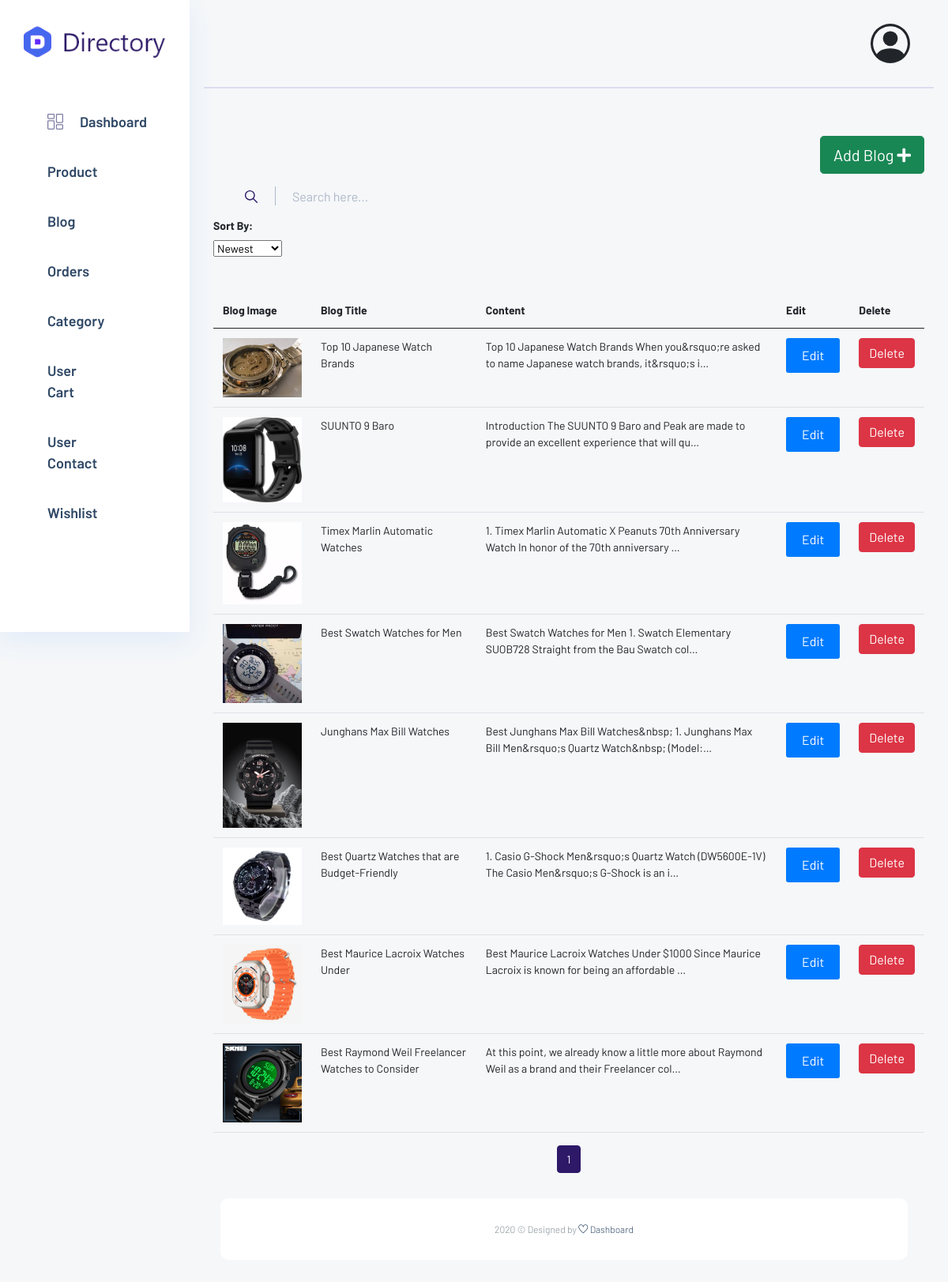
Screenshot of /app2/blog_post/ (signed in) with the database file from the repository.
### app/models.py (models this page shows, shortened)
class BlogPost(models.Model):
    title = models.CharField(max_length=200,verbose_name="Blog Post Title")
    slug = models.SlugField( max_length=55, verbose_name="Blog Post Slug", unique=True)
    content = RichTextField()
    image = models.ImageField(upload_to='blog', blank=True, null=True)
    publish_date = models.DateTimeField(auto_now=True)
    uploader = models.ForeignKey(User, on_delete=models.CASCADE)

### app2/views.py (the view)
# urls.py: path('blog_post/', views.BlogPostListView.as_view(), name='blog_post_list'),
@method_decorator([login_required(login_url='app2:app2login'), superadmin_required], name='dispatch')
class BlogPostListView(View):
    def get(self, request):
        search_query = request.GET.get('q')
        sort_by = request.GET.get('sort_by', '-publish_date')
        page_number = request.GET.get('page', 1)
        blog_posts = BlogPost.objects.all()
        if search_query:
            blog_posts = blog_posts.filter(
                Q(title__icontains=search_query) |
                Q(content__icontains=search_query)
            )
        blog_posts = blog_posts.order_by(sort_by)
        paginator = Paginator(blog_posts, 10)
        page = paginator.get_page(page_number)
        return render(request, 'app2/blog_post_list.html', {'page': page})

### app/context_preprocessors.py (called while the page is built)
def store_menu(request):
    categories = Category.objects.filter(is_active=True)
    context = {
        'categories_menu': categories,
    }
    return context

def cart_menu(request):
    if request.user.is_authenticated:
        cart_items= Cart.objects.filter(user=request.user)
        context = {
            'cart_items': cart_items,
        }
    else:
        context = {}
    return context

def wishlist_count(request):
    if request.user.is_authenticated:
        wishlist_items = WishlistItem.objects.filter(user=request.user)
        wishlist_count = wishlist_items.count()
    else:
        wishlist_count = 0
    return {'wishlist_count': wishlist_count}

def social_links(request):
    links = SocialMediaLink.objects.all()
    return {'social_media_links': links}

def contact_info(request):
    contact_info = ContactInfo.objects.first()
    return {'contact_info': contact_info}

### app2/context_preprocessors.py (called while the page is built)
def user_info(request):
    user = request.user
    return {'user_info': user}

### app2/templates/app2/blog_post_list.html (shortened to what this page needs)
{% extends 'app2/base.html' %}
{% load static %}
{% block content %}
<div class="main_content_iner">
    <div class="container-fluid p-0 sm_padding_15px">
        <div class="add_button" style="text-align: right;">
            <a href="{% url 'app2:add_edit_blog_post' %}" class="btn btn-success btn-circle btn-lg">
                Add Blog <i class="fa fa-plus"></i>
            </a>
        </div>
        <div class="row justify-content-center">
            <div class="col-12">
                <div class="row">
                    <div class="col-12">
                        <div class="serach_field-area">
                            <div class="search_inner">
                                <form method="get" action="{% url 'app2:blog_post_list' %}">
                                    <div class="search_field">
                                        <input type="text" name="q" value="{{ request.GET.q }}" placeholder="Search here...">
                                    </div>
                                    <button type="submit"> <img src="{% static 'app2/img/icon/icon_search.svg' %}" alt>
                                    </button>
                                </form>
                            </div>
                        </div>
                        <div class="sort_area">
                            <form method="get" action="{% url 'app2:blog_post_list' %}">
                                <div class="form-group">
                                    <label for="sort_by">Sort By:</label>
                                    <select name="sort_by" id="sort_by" onchange="this.form.submit()">
                                        <option value="-publish_date" {% if request.GET.sort_by == '-publish_date' %}selected{% endif %}>Newest</option>
                                    </select>
                                </div>
                            </form>
                        </div>
                    </div>
                </div>
                <div class="row">
                    <div class="col-12">
                        <div class="table-responsive">
                            <table class="table">
                                <thead>
                                    <tr>
                                        <th>Blog Image</th>
                                        <th>Blog Title</th>
                                        <th>Content</th>
                                        <th>Edit</th>
                                        <th>Delete</th>
                                    </tr>
                                </thead>
                                <tbody>
                                    {% for blog_post in page %}
                                    <tr>
                                        <td><img src="{{ blog_post.image.url }}" alt="{{ blog_post.title }}" width="100"></td>
                                        <td>{{ blog_post.title }}</td>
                                        <td>{{ blog_post.content|striptags|truncatechars:100 }}</td>
                                        <td><a href="{% url 'app2:add_edit_blog_post' blog_post.slug %}" class="btn btn-primary">Edit</a></td>
                                        <td><a href="{% url 'app2:delete_blog_post' blog_post.slug %}" class="btn btn-danger">Delete</a></td>
                                    </tr>
                                    {% endfor %}
                                </tbody>
                            </table>
                        </div>
                    </div>
                </div>
                <div class="row">
                    <div class="col-12">
                        <div class="pagination_area">
                            <nav aria-label="Page navigation example">
                                <ul class="pagination justify-content-center">
                                    <li class="page-item active"><a class="page-link" href="?page={{ page.number }}">{{ page.number }}</a></li>
                                </ul>
                            </nav>
                        </div>
                    </div>
                </div>
            </div>
        </div>
    </div>
</div>
{% endblock %}

### app2/static/app2/css/colors/default.css (style rules this page uses)
.form-group { margin-bottom: 25px; }
label { font-weight: bold; display: block; margin-bottom: 8px; }
input[type="text"], textarea { width: 100%; padding: 10px; border: 1px solid #ccc; border-radius: 3px; box-sizing: border-box; background-color: #fff; }
.btn-primary { background-color: #007bff; border: none; padding: 10px 20px; color: #fff; border-radius: 3px; cursor: pointer; transition: background-color 0.3s; }
.sort_area { display: flex; justify-content: space-between; align-items: center; margin-bottom: 20px; }
.sort_area form { display: flex; align-items: center; }
.sort_area label { margin-right: 5px; }

### rows the page displays
BlogPost: image (picture), title "Top 10 Japanese Watch Brands", content "Top 10 Japanese Watch Brands When you&rsquo;re asked to name Japanese watch brands, it&rsquo;s i…"
BlogPost: image (picture), title "SUUNTO 9 Baro", content "Introduction The SUUNTO 9 Baro and Peak are made to provide an excellent experience that will qu…"
BlogPost: image (picture), title "Timex Marlin Automatic Watches", content "1. Timex Marlin Automatic X Peanuts 70th Anniversary Watch In honor of the 70th anniversary …"
BlogPost: image (picture), title "Best Swatch Watches for Men", content "Best Swatch Watches for Men 1. Swatch Elementary SUOB728 Straight from the Bau Swatch col…"
BlogPost: image (picture), title "Junghans Max Bill Watches", content "Best Junghans Max Bill Watches&nbsp; 1. Junghans Max Bill Men&rsquo;s Quartz Watch&nbsp; (Model:…"
BlogPost: image (picture), title "Best Quartz Watches that are Budget-Friendly", content "1. Casio G-Shock Men&rsquo;s Quartz Watch (DW5600E-1V) The Casio Men&rsquo;s G-Shock is an i…"
BlogPost: image (picture), title "Best Maurice Lacroix Watches Under", content "Best Maurice Lacroix Watches Under $1000 Since Maurice Lacroix is known for being an affordable …"
BlogPost: image (picture), title "Best Raymond Weil Freelancer Watches to Consider", content "At this point, we already know a little more about Raymond Weil as a brand and their Freelancer col…"

### other values shown
{{ page.number }} "1"
